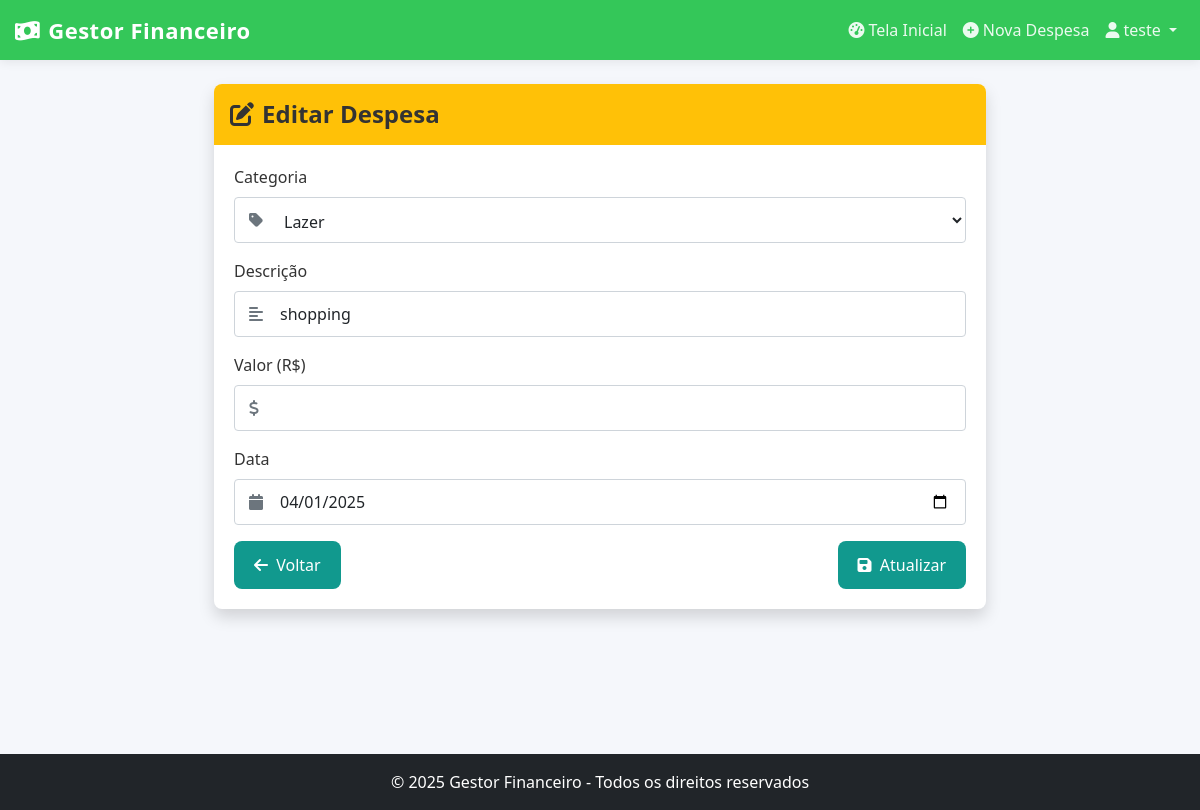
/editar/4/ (signed in), run on the app's committed database.
### despesas/models.py (models this page shows, shortened)
class Despesa(models.Model):
    usuario = models.ForeignKey(User, on_delete=models.CASCADE)
    categoria = models.ForeignKey(Categoria, on_delete=models.CASCADE)
    descricao = models.CharField(max_length=200)
    valor = models.DecimalField(max_digits=10, decimal_places=2)
    data = models.DateField(default=timezone.now)
    class Meta:
        verbose_name = 'Despesa'
        verbose_name_plural = 'Despesas'
        ordering = ['-data']

class Categoria(models.Model):
    nome = models.CharField(max_length=100)
    descricao = models.TextField(blank=True, null=True)
    class Meta:
        verbose_name = 'Categoria'
        verbose_name_plural = 'Categorias'
        ordering = ['nome']

### despesas/views.py (the view)
# urls.py: path('editar/<int:pk>/', views.DespesaUpdate.as_view(), name='editar_despesa'),
class DespesaUpdate(LoginRequiredMixin, UpdateView):
    model = Despesa
    template_name = 'despesas/editar_despesa.html'
    fields = ['categoria', 'descricao', 'valor', 'data']
    success_url = reverse_lazy('dashboard')
    def get_queryset(self):
        return Despesa.objects.filter(usuario=self.request.user)

### despesas/templates/despesas/editar_despesa.html (shortened to what this page needs)
{% extends 'despesas/base.html' %}
{% block content %}
<div class="row justify-content-center">
    <div class="col-md-8">
        <div class="card shadow">
            <div class="card-header bg-warning text-white">
                <h4 class="mb-0"><i class="fas fa-edit me-2"></i>Editar Despesa</h4>
            </div>
            <div class="card-body">
                <form method="post">
                    <div class="mb-3">
                        <label for="id_categoria" class="form-label">Categoria</label>
                        <div class="form-control-icon">
                            <i class="fas fa-tag"></i>
                            <select name="categoria" id="id_categoria" class="form-control" required>
                                {% for cat in form.fields.categoria.queryset %}
                                    <option value="{{ cat.id }}" {% if cat.id == form.instance.categoria.id %}selected{% endif %}>
                                        {{ cat.nome }}
                                    </option>
                                {% endfor %}
                            </select>
                        </div>
                    </div>
                    <div class="mb-3">
                        <label for="id_descricao" class="form-label">Descrição</label>
                        <div class="form-control-icon">
                            <i class="fas fa-align-left"></i>
                            <input type="text" name="descricao" id="id_descricao" class="form-control" value="{{ form.instance.descricao }}" required>
                        </div>
                    </div>
                    <div class="mb-3">
                        <label for="id_valor" class="form-label">Valor (R$)</label>
                        <div class="form-control-icon">
                            <i class="fas fa-dollar-sign"></i>
                            <input type="number" name="valor" id="id_valor" class="form-control" step="0.01" min="0.01" value="{{ form.instance.valor }}" required>
                        </div>
                    </div>
                    <div class="mb-3">
                        <label for="id_data" class="form-label">Data</label>
                        <div class="form-control-icon">
                            <i class="fas fa-calendar"></i>
                            <input type="date" name="data" id="id_data" class="form-control" value="{{ form.instance.data|date:'Y-m-d' }}" required>
                        </div>
                    </div>
                    <div class="d-flex justify-content-between">
                        <a href="{% url 'dashboard' %}" class="btn btn-secondary">
                            <i class="fas fa-arrow-left me-1"></i> Voltar
                        </a>
                        <button type="submit" class="btn btn-warning">
                            <i class="fas fa-save me-1"></i> Atualizar
                        </button>
                    </div>
                </form>
            </div>
        </div>
    </div>
</div>
{% endblock %}

### despesas/templates/despesas/base.html (shortened to what this page needs)
{% load static %}
<!DOCTYPE html>
<html lang="pt-br">
<head>
    <link href="https://cdn.jsdelivr.net/npm/bootstrap@5.3.0/dist/css/bootstrap.min.css" rel="stylesheet">
    <link rel="stylesheet" href="https://cdnjs.cloudflare.com/ajax/libs/font-awesome/6.4.0/css/all.min.css">
    <link rel="stylesheet" href="{% static 'despesas/css/styles.css' %}">
</head>
<body>
    <div class="content-wrapper">
        <nav class="navbar navbar-expand-lg navbar-dark bg-success mb-4">
            <div class="container">
                <a class="navbar-brand" href="{% url 'dashboard' %}">
                    <i class="fas fa-money-bill-wave me-2"></i>Gestor Financeiro
                </a>
                <div class="collapse navbar-collapse" id="navbarNav">
                    <ul class="navbar-nav ms-auto">
                        {% if user.is_authenticated %}
                        <li class="nav-item">
                            <a class="nav-link" href="{% url 'dashboard' %}">
                                <i class="fas fa-tachometer-alt me-1"></i>Tela Inicial
                            </a>
                        </li>
                        <li class="nav-item">
                            <a class="nav-link" href="{% url 'nova_despesa' %}">
                                <i class="fas fa-plus-circle me-1"></i>Nova Despesa
                            </a>
                        </li>
                        <li class="nav-item dropdown">
                            <a class="nav-link dropdown-toggle" href="#" id="navbarDropdown" role="button" data-bs-toggle="dropdown">
                                <i class="fas fa-user me-1"></i>{{ user.username }}
                            </a>
                        </li>
                        {% else %}
                        <li class="nav-item">
                            <a class="nav-link" href="{% url 'login' %}">
                                <i class="fas fa-sign-in-alt me-1"></i>Entrar
                            </a>
                        </li>
                        {% endif %}
                    </ul>
                </div>
            </div>
        </nav>
        <div class="container" id="main-content">
            {% block content %}{% endblock %}
        </div>
    </div>
    <footer class="bg-dark text-white text-center py-3">
        <div class="container">
            <p class="mb-0">&copy; {% now "Y" %} Gestor Financeiro - Todos os direitos reservados</p>
        </div>
    </footer>
</body>
</html>

### despesas/static/despesas/css/styles.css (style rules this page uses)
:root { --cor-primaria: #34c759; --cor-primaria-hover: #2db54f; --cor-secundaria: #007bff; --cor-texto: #333; --cor-texto-secundario: #666; --cor-fundo: #f5f5f5; --cor-card: #fff; --cor-borda: #e0e0e0; --cor-despesa: #F96262; --cor-receita: #34c759; --sombra-padrao: 0 2px 10px rgba(0,0,0,0.08); --primary-color: #11998e; --primary-light: #66c2bb; --primary-dark: #0c6e67; --secondary-color: #38ef7d; --text-color: #333; --light-text: #767676; --background-color: #f8f9fa; --card-bg: #ffffff; --success-color: #28a745; --warning-color: #ffc107; --danger-color: #dc3545; }
body { background-color: #f5f7fb; font-family: 'Poppins', 'Segoe UI', Tahoma, Geneva, Verdana, sans-serif; color: var(--text-color); margin: 0; padding: 0; min-height: 100vh; display: flex; flex-direction: column; }
.container { max-width: 1200px; margin: 0 auto; padding: 0 15px; flex: 1; }
h1, h2, h3, h4, h5, h6 { margin-top: 0; font-weight: 600; color: var(--text-color); }
a { color: var(--primary-color); text-decoration: none; transition: color 0.3s; }
.navbar { background-color: #34c759 !important; box-shadow: var(--sombra-padrao); border: none; height: 60px; }
.navbar-brand { font-weight: 700; letter-spacing: 0.5px; color: white !important; font-size: 22px; }
.navbar-brand i { margin-right: 8px; }
.nav-link { font-weight: 500; transition: all 0.3s ease; color: rgba(255, 255, 255, 0.9) !important; }
.card { border-radius: 8px; overflow: hidden; box-shadow: var(--sombra-padrao); margin-bottom: 24px; border: none; transition: transform 0.2s ease, box-shadow 0.2s ease; }
.card-header { border-bottom: none; padding: 1rem; background-color: var(--cor-card); font-weight: 600; color: var(--cor-texto); }
.card-body { padding: 20px; }
.btn { display: inline-block; font-weight: 500; text-align: center; vertical-align: middle; cursor: pointer; background-color: var(--primary-color); color: white; border: none; padding: 12px 20px; font-size: 1rem; border-radius: 8px; transition: background-color 0.3s, transform 0.3s; }
.form-control { width: 100%; padding: 12px 15px; font-size: 1rem; border: 1px solid #ced4da !important; border-radius: 8px; transition: border-color 0.3s, box-shadow 0.3s; margin-bottom: 8px; background-color: #ffffff !important; }
.form-label { font-weight: 500; margin-bottom: 0.5rem; display: block; color: var(--text-color); }
html, body { height: 100%; margin: 0; padding: 0; }
body { display: flex; flex-direction: column; min-height: 100vh; }
.content-wrapper { flex: 1 0 auto; width: 100%; }
footer { flex-shrink: 0; background-color: #212529 !important; color: white !important; width: 100%; padding: 15px 0; margin-top: auto; position: relative; }
.form-control { background-color: #ffffff !important; border: 1px solid #ced4da !important; }
.card { border-radius: 8px; overflow: hidden; }
.card-header { border-bottom: none; padding: 1rem; }
#main-content { min-height: calc(100vh - 130px); }
.form-control-icon { position: relative; }
.form-control-icon i { position: absolute; left: 15px; top: 50%; transform: translateY(-50%); color: #6c757d; z-index: 10; }
.form-control-icon .form-control { padding-left: 45px; height: 46px; border-radius: 4px; background-color: #fff !important; }
.form-control-icon select.form-control { padding-left: 45px; height: 46px; appearance: auto; background-color: #fff !important; }
.form-control-icon input[type="date"].form-control { padding-left: 45px; height: 46px; background-color: #fff !important; }
.form-control-icon input[type="number"].form-control { padding-left: 45px; height: 46px; background-color: #fff !important; }

### data on the page
Despesa: categoria "Lazer", descricao "shopping", data "04/01/2025"

### other printed values
{{ user.username }} "teste"
